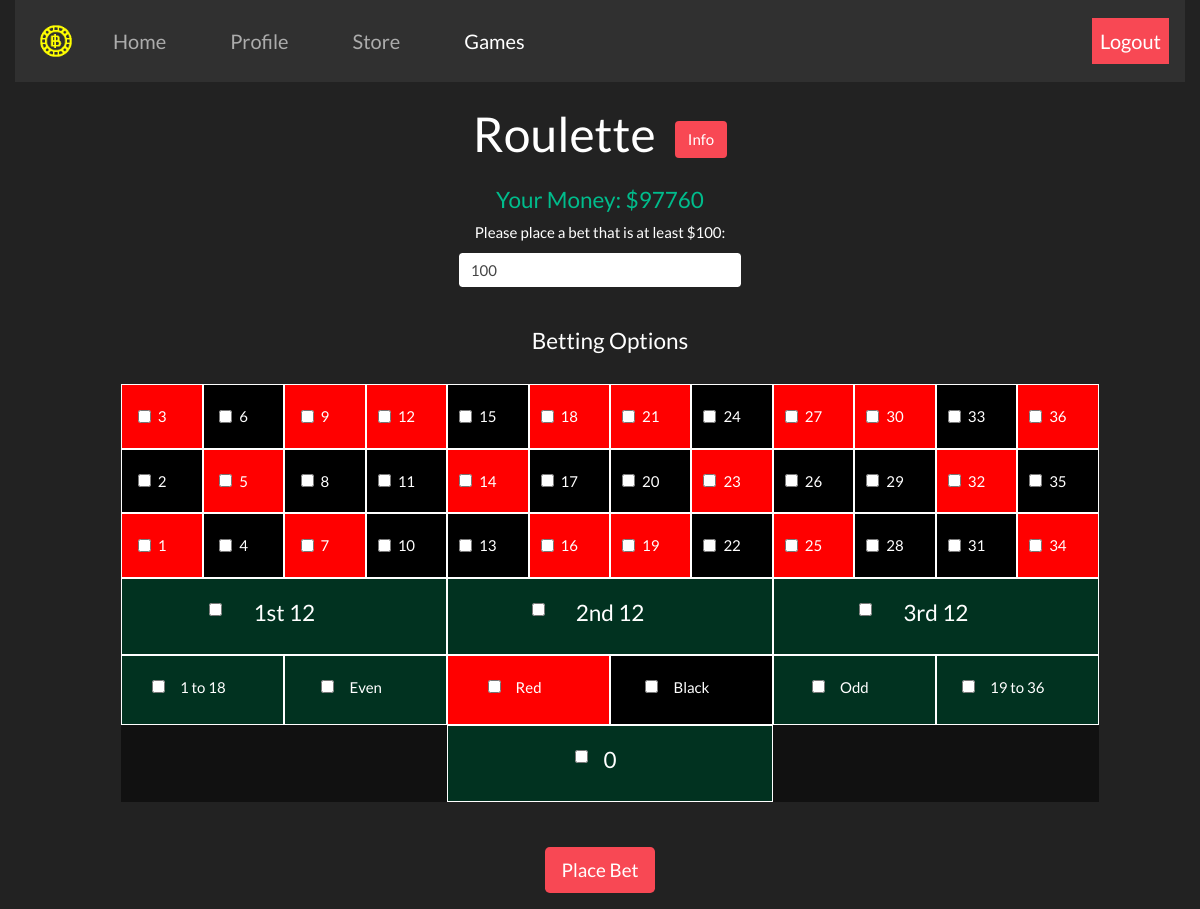
The page /roulette (signed in) on the database as committed earlier.
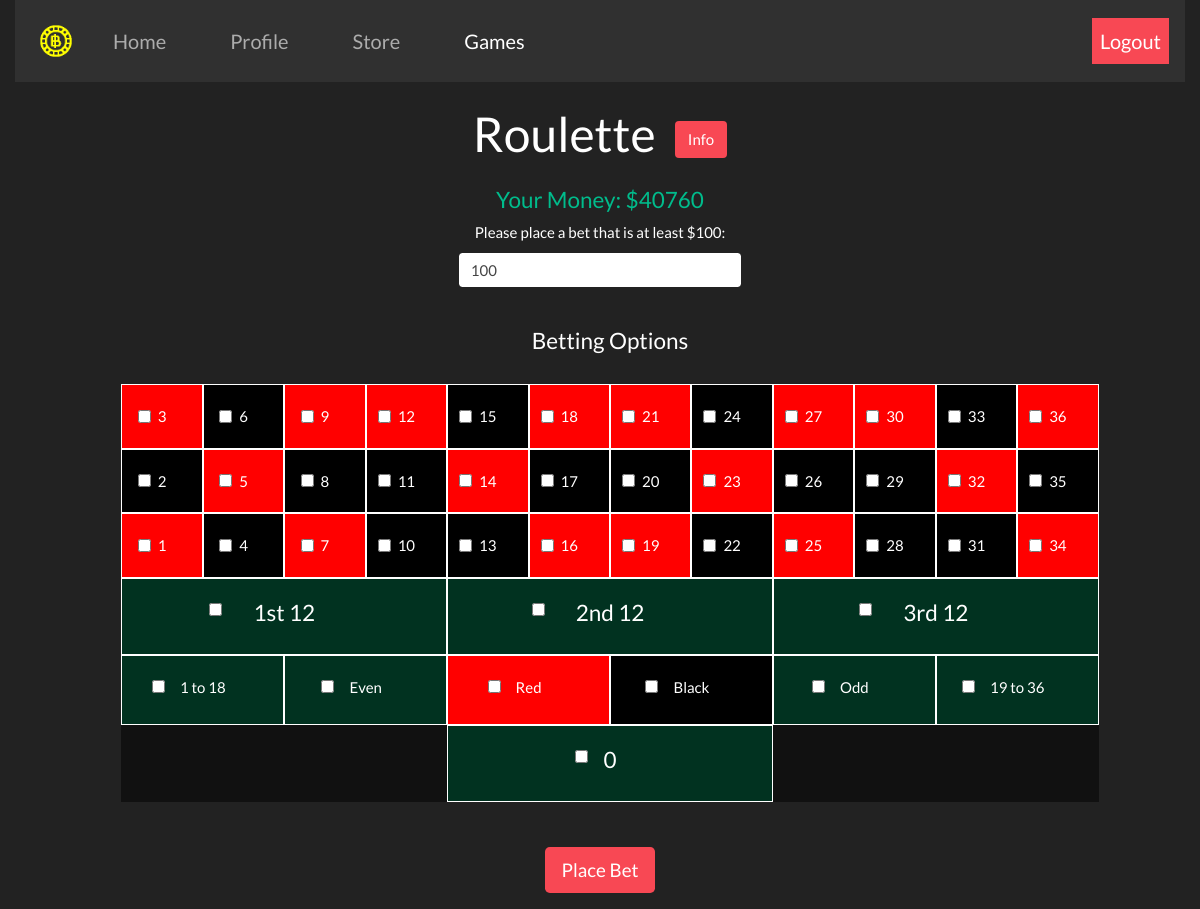
The same page on the database as committed later.
### tables this page shows
CREATE TABLE user_tbl (username TEXT, password TEXT, pfp TEXT, money INT, time INT, boosts TEXT);

### app.py (the view, shortened to what this page needs)
@app.route("/roulette", methods=["GET", "POST"])
@login_required
def roulette():
    user = session['username']
    if request.method == 'GET':
        money = db_manager.getMoney(user)
        return render_template("roulette.html", betting=True, money=money, games="active", one=row_one.items(), two=row_two.items(), three=row_three.items())

### app.py (called while the page is built)
def login_required(f):
    @wraps(f)
    def dec(*args, **kwargs):
        if 'username' in session:
            for arg in args:
                print(arg)
            return f(*args, **kwargs)
        flash('You must be logged in to view this page!', 'alert-danger')
        return redirect('/')
    return dec

### utl/db_builder.py (called while the page is built)
def execmany(cmd, inputs):
    db = sqlite3.connect(DB_FILE)
    c = db.cursor()
    output = c.execute(cmd, inputs)
    db.commit()
    return output

### utl/db_manager.py (called while the page is built)
def getMoney(username):
    q = "SELECT money from user_tbl WHERE username=?"
    inputs = (username, )
    data = execmany(q, inputs).fetchone()[0]
    return data

### templates/roulette.html (shortened to what the changed rows need)
{% extends "_base.html" %}
{% block body %}
<h1>Roulette
	<button type="button" class="btn" data-toggle="modal" data-target="#exampleModal" style = "margin-left: 10px; background-color:#f84854;">
		Info
	</button>
</h1>
<div class="w-100 p-3">
  <h4 class="text-success">Your Money: ${{ money }}</h4>
  {% if betting %}
  <form action="/roulette" method="POST">
    <div class="form-group">
    </div><br>
		<div class="form-check" style="width:85%;" id="options">
			<h4>Betting Options</h4><br>
		</div>
		<br><br>
		<button type="submit" class="btn btn-lg" style="background-color:#f84854">Place Bet</button>
  </form>
  {% endif %}
</div>
{% endblock %}

Rows that differ between the two databases and show on the page:
changed user_tbl: money "97760" → "40760"
